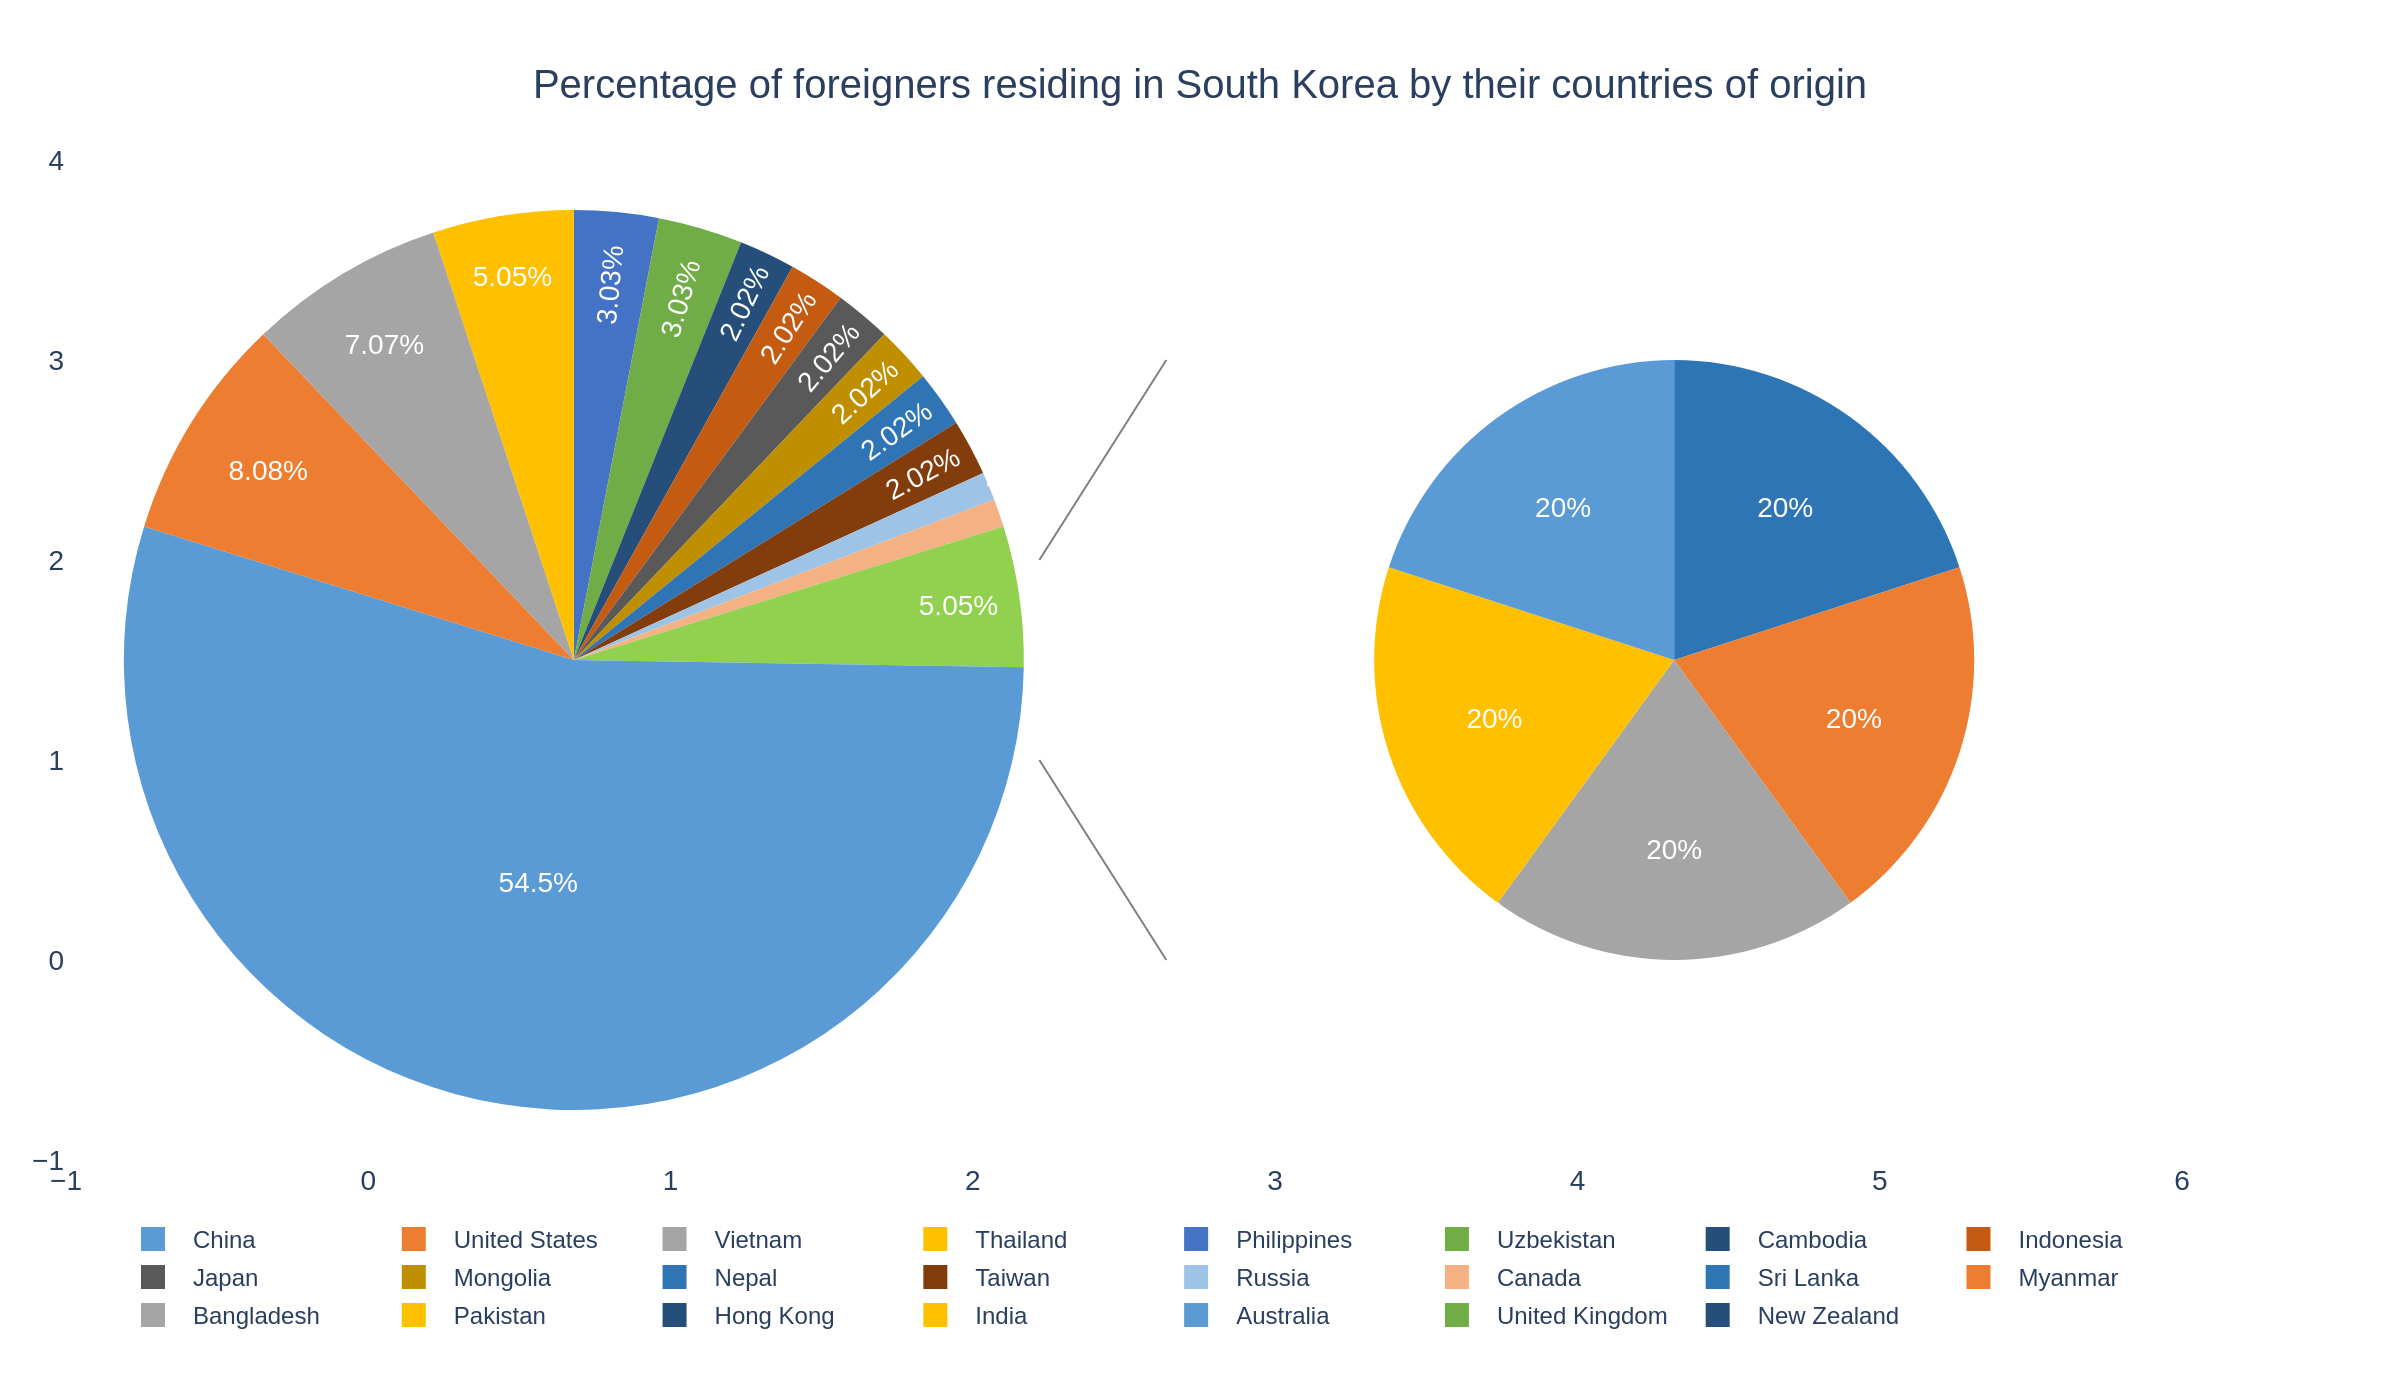

Reproduce this figure in Python.
import sys
import json
import plotly.graph_objects as go
import os

# Check for command-line argument
if len(sys.argv) != 2:
    print("Usage: python script.py <path_to_json_file>")
    sys.exit(1)

json_path = sys.argv[1]

# Check if the JSON file exists
if not os.path.exists(json_path):
    print(f"Error: JSON file not found at '{json_path}'")
    sys.exit(1)

# Derive base filename for output
filename_base = os.path.splitext(os.path.basename(json_path))[0]

# Load data from JSON file
with open(json_path, 'r', encoding='utf-8') as f:
    chart_data = json.load(f)

# Extract data from the loaded JSON
data = chart_data['chart_data']
texts = chart_data['texts']
colors = chart_data['colors']
legend_labels = chart_data['legend_labels']

# Prepare data for main and breakout pie charts
main_labels = [d['label'] for d in data['main']]
main_values = [d['value'] for d in data['main']]
breakout_labels = [d['label'] for d in data['breakout']]
breakout_values = [d['value'] for d in data['breakout']]

# Create figure
fig = go.Figure()

# Add the main pie chart trace
fig.add_trace(go.Pie(
    labels=main_labels,
    values=main_values,
    marker_colors=colors['main'],
    domain={'x': [0, 0.48], 'y': [0.05, 0.95]},
    name='Countries of Origin',
    textinfo='percent',
    textfont=dict(color='white', size=14),
    hoverinfo='label+percent',
    sort=False,
    direction='clockwise',
    showlegend=False
))

# Add the breakout pie chart trace
fig.add_trace(go.Pie(
    labels=breakout_labels,
    values=breakout_values,
    marker_colors=colors['breakout'],
    domain={'x': [0.52, 1.0], 'y': [0.2, 0.8]},
    name='Other Countries',
    textinfo='percent',
    textfont=dict(color='white', size=14),
    hoverinfo='label+percent',
    sort=False,
    direction='clockwise',
    showlegend=False
))

# Create a comprehensive color map for the custom legend
color_map = {}
for item, color in zip(data['main'], colors['main']):
    if item['label'] != 'Other':
        color_map[item['label']] = color
for item, color in zip(data['breakout'], colors['breakout']):
    color_map[item['label']] = color
color_map['New Zealand'] = colors['new_zealand']

# Build the ordered list of colors for the legend
ordered_legend_colors = [color_map.get(label, '#000000') for label in legend_labels]

# Add invisible scatter traces to create the custom legend
for label, color in zip(legend_labels, ordered_legend_colors):
    fig.add_trace(go.Scatter(
        x=[None],
        y=[None],
        mode='markers',
        marker=dict(symbol='square', color=color, size=12),
        name=label,
        showlegend=True
    ))

# Add connecting lines between the two pies
fig.add_shape(type="line",
    xref="paper", yref="paper",
    x0=0.46, y0=0.6, x1=0.52, y1=0.8,
    line=dict(color="grey", width=1)
)
fig.add_shape(type="line",
    xref="paper", yref="paper",
    x0=0.46, y0=0.4, x1=0.52, y1=0.2,
    line=dict(color="grey", width=1)
)

# Update layout
fig.update_layout(
    title_text=texts['title'],
    title_x=0.5,
    title_y=0.95,
    font=dict(family="Arial", size=14),
    margin=dict(t=80, b=120, l=20, r=20),
    paper_bgcolor='white',
    plot_bgcolor='white',
    legend=dict(
        orientation="h",
        yanchor="top",
        y=-0.05,
        xanchor="center",
        x=0.5,
        traceorder='normal',
        font=dict(size=12)
    )
)

# Output image file
output_filename = f"{filename_base}.png"
fig.write_image(output_filename, scale=2, width=1200, height=700)

print(f"Chart saved to {output_filename}")
